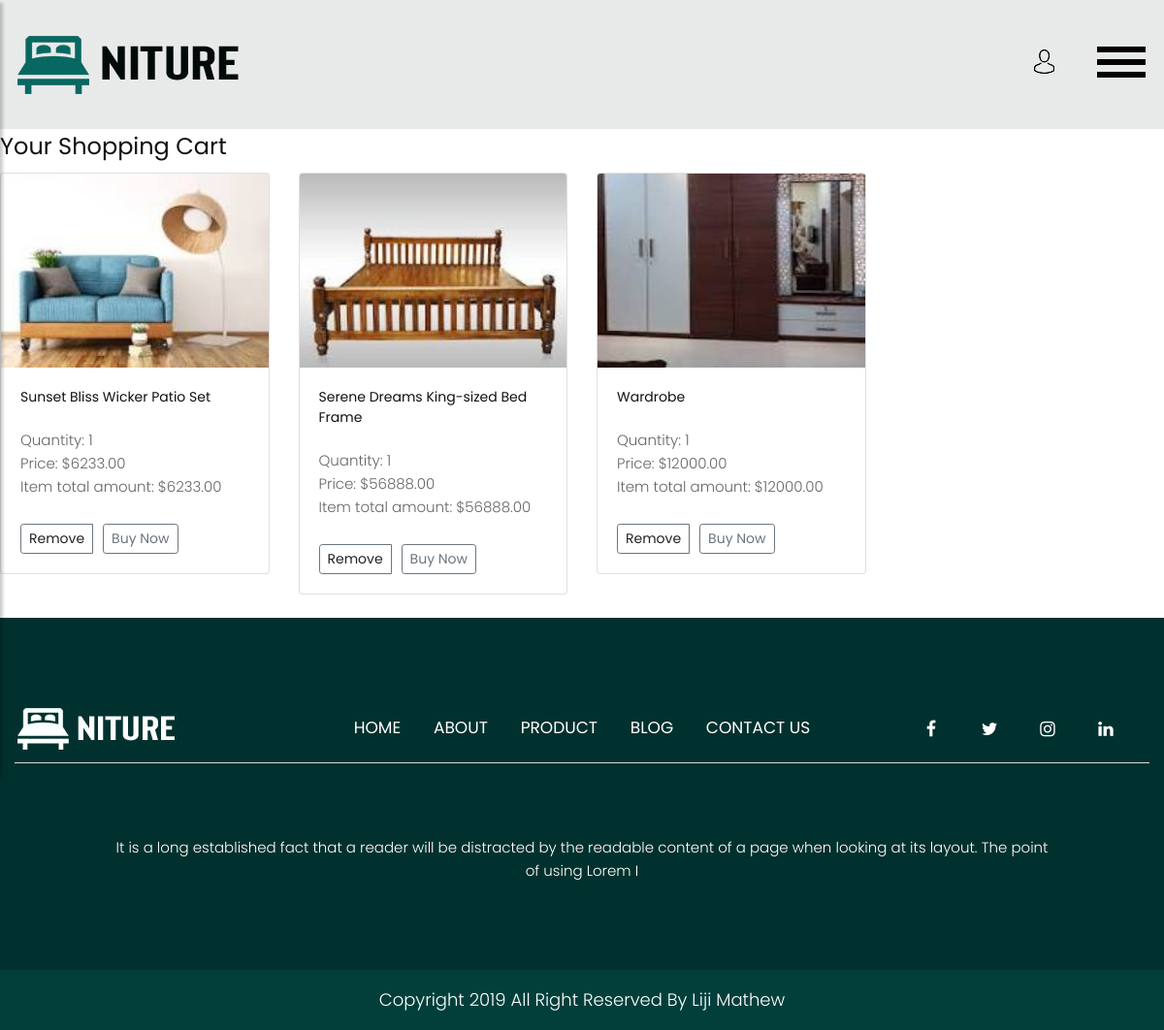
The page /view_shopping_cart/ (signed in) on the database its author committed.
### myapp/models.py (models this page shows, shortened)
class CartItem(models.Model):
    product = models.ForeignKey(FurnitureProduct, on_delete=models.CASCADE)
    shopping_cart = models.ForeignKey(ShoppingCart, on_delete=models.CASCADE)
    quantity = models.PositiveIntegerField(default=1)

class FurnitureProduct(models.Model):
    category = models.ForeignKey(FurnitureCategory, on_delete=models.CASCADE)
    name = models.CharField(max_length=255)
    description = models.TextField()
    price = models.DecimalField(max_digits=10, decimal_places=2)
    image =models.ImageField(upload_to='product_images/')
    stock = models.PositiveIntegerField(default=1)

### myapp/views.py (the view)
# urls.py: path('view_shopping_cart/',views.view_shopping_cart, name='view_shopping_cart'),
@login_required(login_url='user_login')
def view_shopping_cart(request):
    user=request.user
    shopping_cart,created = ShoppingCart.objects.get_or_create(user=user)
    cart_items = CartItem.objects.filter(shopping_cart=shopping_cart)
    for item in cart_items:
        item.total_amount = item.product.price * item.quantity
    total_quantity = sum(item.quantity  for item in cart_items)
    total_amount = sum(item.total_amount for item in cart_items)
    context = {
        'cart_items':cart_items,
        'total_quantity':total_quantity,
        'total_amount':total_amount,
    }
    return render(request,'shop-cart.html',context)

### template/shop-cart.html (shortened to what this page needs)
{% load static %}
<!DOCTYPE html>
<html lang="en">
<head>
    <link rel="stylesheet" href="{% static 'css/bootstrap.min.css' %}">
    <link rel="stylesheet" href="{% static 'css/style.css' %}">
    <link rel="stylesheet" href="{% static 'css/responsive.css' %}">
    <link rel="stylesheet" href="{% static 'css/jquery.mCustomScrollbar.min.css' %}">
    <link rel="stylesheet" href="https://netdna.bootstrapcdn.com/font-awesome/4.0.3/css/font-awesome.css">
    <link rel="stylesheet" href="https://cdnjs.cloudflare.com/ajax/libs/fancybox/2.1.5/jquery.fancybox.min.css" media="screen">
</head>
<body class="main-layout">
    <div class="wrapper">
        <div id="content">
            <header>
                <div class="header">
                    <div class="container-fluid">
                        <div class="row">
                            <div class="col-lg-3 logo_section">
                                <div class="full">
                                    <div class="center-desk">
                                        <div class="logo">
                                            <a href="{% url 'index' %}"><img src="{% static 'images/logo.jpg' %}" alt="#"></a>
                                        </div>
                                    </div>
                                </div>
                            </div>
                            <div class="col-lg-9">
                                <div class="right_header_info">
                                    <ul>
                                        <li>
                                            <a href="{%url 'user_logout' %}" title="Logout"><img style="margin-right: 15px;" src="{% static 'icon/1.png' %}" alt="#" /></a>
                                        </li>
                                        <li>
                                            <button type="button" id="sidebarCollapse">
                                                <img src="{% static 'images/menu_icon.png' %}" alt="#" />
                                            </button>
                                        </li>
                                    </ul>
                                </div>
                            </div>
                        </div>
                    </div>
                </div>
            </header>
<div class="cart">
    <h1>Your Shopping Cart</h1>
    <div class="row">
        {% for item in cart_items %}
            <div class="col-md-3">
                <div class="card mb-4 box-shadow">
                    <img class="card-img-top" src="{{ item.product.image.url }}" alt="{{ item.product.name }}" style="width: 100%; height: 200px;">
                    <div class="card-body">
                        <h5 class="card-title">{{ item.product.name }}</h5>
                        <p class="card-text">Quantity: {{ item.quantity }}</p>
                        <p class="card-text">Price: ${{ item.product.price }}</p>
                        <p class="card-text"> Item total amount: ${{item.total_amount}}</p>
                        <div class="d-flex justify-content-between align-items-center">
                            <div class="btn-group">
                                    <button type="button" class="btn btn-sm btn-outline-secondary"><a href="{% url 'remove_cart_item' item.id %}">Remove</a></button>
                                <form action="{% url 'buynow' item.id %}" method="GET">
                                    <button type="submit" class="btn btn-sm btn-outline-secondary">Buy Now</button>
                                </form>
                            </div>
                        </div>
                    </div>
                </div>
            </div>
        {% endfor %}
    </div>
</div>
 </div>
            <footer>
                <div class="footer">
                    <div class="container-fluid">
                        <div class="border1">
                            <div class="row">
                                <div class="col-xl-3 col-lg-3 col-md-3 col-sm-12">
                                    <img class="logo1" src="{% static 'images/logo1.jpg' %}" />
                                </div>
                                <div class="col-xl-6 col-lg-6 col-md-6 col-sm-12">
                                    <ul class="lik">
                                        <li> <a href="{% url 'index' %}">Home</a></li>
                                        <li> <a href="{% url 'about_us'%}">About</a></li>
                                        <li> <a href="{% url 'view_products' %}">Product</a></li>
                                        <li> <a href="{% url 'view_blog' %}">Blog</a></li>
                                        <li> <a href="{% url 'contact' %}">Contact us</a></li>
                                    </ul>
                                </div>
                                <div class="col-xl-3 col-lg-3 col-md-3 col-sm-12">
                                    <ul class="sociel">
                                        <li> <a href="#"><i class="fa fa-facebook-f"></i></a></li>
                                        <li> <a href="#"><i class="fa fa-twitter"></i></a></li>
                                        <li> <a href="#"><i class="fa fa-instagram"></i></a></li>
                                        <li> <a href="#"><i class="fa fa-linkedin"></i></a></li>
                                    </ul>
                                </div>
                            </div>
                        </div>
                    </div>
                    <div class="container">
                        <div class="row">
                            <div class="col-md-12">
                            </div>
                            <div class="col-md-12">
                                <div class="newtt">
                                    <p>It is a long established fact that a reader will be distracted by the readable content of a page when looking at its layout. The point
                                        <br> of using Lorem I</p>
                                </div>
                            </div>
                        </div>
                    </div>
                    <div class="copyright">
                        <p>Copyright 2019 All Right Reserved By Liji Mathew</a></p>
                    </div>
                </div>
            </footer>
        </div>
</body>
</html>

### static/css/style.css (style rules this page uses)
* { box-sizing: border-box !important; }
html { scroll-behavior: smooth; }
body { color: #666666; font-size: 14px; font-family: 'poppins', sans-serif; line-height: 1.80857; font-weight: normal; overflow-x: hidden; }
a { color: #1f1f1f; text-decoration: none !important; outline: none !important; -webkit-transition: all .3s ease-in-out; -moz-transition: all .3s ease-in-out; -ms-transition: all .3s ease-in-out; -o-transition: all .3s ease-in-out; transition: all .3s ease-in-out; }
h1, h2, h3, h4, h5, h6 { letter-spacing: 0; font-weight: normal; position: relative; padding: 0 0 10px 0; font-weight: normal; line-height: normal; color: #111111; margin: 0 }
h1 { font-size: 24px }
h5 { font-size: 14px }
*, *::after, *::before { -webkit-box-sizing: border-box; -moz-box-sizing: border-box; box-sizing: border-box; }
ul, li, ol { margin: 0px; padding: 0px; list-style: none; }
p { margin: 0px; font-weight: 300; font-size: 15px; line-height: 24px; }
a { color: #222222; text-decoration: none; outline: none !important; }
a, .btn { text-decoration: none !important; outline: none !important; -webkit-transition: all .3s ease-in-out; -moz-transition: all .3s ease-in-out; -ms-transition: all .3s ease-in-out; -o-transition: all .3s ease-in-out; transition: all .3s ease-in-out; }
img { max-width: 100%; height: auto; }
button { border: 0; margin: 0; padding: 0; cursor: pointer; }
.full { float: left; width: 100%; }
.full { width: 100%; float: left; margin: 0; padding: 0; }
.logo_section { text-align: center; }
.logo { float: left; }
.right_header_info { width: 100%; float: left; padding: 8px 0 0; }
.right_header_info ul { list-style: none; padding: 0; margin: 0; float: right; }
.right_header_info ul li { display: inline; font-size: 18px; margin-left: 20px; }
.right_header_info ul li a { color: #fff; font-weight: 300; }
.right_header_info ul li { position: relative; }
.header { background: #e8e9e9; padding: 35px 0px; }
.logo a { font-size: 40px; font-weight: bold; text-transform: uppercase; color: #fff; line-height: 40px; }
.footer { background: #01312e; padding-top: 90px; }
ul.sociel { display: flex; flex-wrap: wrap; justify-content:center; margin: 0 auto; }
ul.sociel li { display: inline-block; padding:0px 10px; }
ul.sociel li a { color: #fff; width: 40px; height: 40px; float: left; text-align: center; line-height: 50px; border-radius: 100%; font-size: 18px; }
ul.lik { text-align: center; margin-top: 10px; }
ul.lik li { display: inline-block; }
ul.lik li a { color: #fff; font-size: 17px; line-height: 27px; padding: 0px 15px; text-transform: uppercase; }
.logo1 { margin-bottom: 10px; }
.border1 { border-bottom: #ddd solid 1px; }
.newtt p { color: #fff; text-align: center; margin-top: 35px; }
.copyright { background-color: #023f3b; padding: 20px 0px; margin-top: 90px; }
.copyright p { color: #fff; font-size: 18px; line-height: 22px; text-align: center; }
.cart button { margin-left: 10px; margin-top: 26px; transition: ease all 0.5s; }
#sidebarCollapse { background: transparent; padding: 0; border: none; }
#content { width: 100%; min-height: auto; transition: all 0.3s; position: relative; top: 0; right: 0; }

### rows shown on the page
CartItem: product.image (picture), product.name "Sunset Bliss Wicker Patio Set", quantity "1", product.price "6233.00", total_amount "6233.00"
CartItem: product.image (picture), product.name "Serene Dreams King-sized Bed Frame", quantity "1", product.price "56888.00", total_amount "56888.00"
CartItem: product.image (picture), product.name "Wardrobe", quantity "1", product.price "12000.00", total_amount "12000.00"
